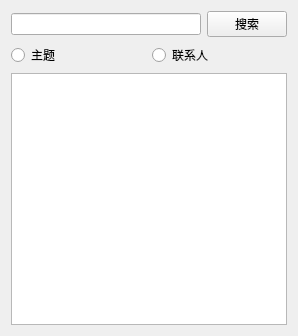
<?xml version="1.0" encoding="UTF-8"?>
<ui version="4.0">
 <class>SearchWidget</class>
 <widget class="QWidget" name="SearchWidget">
  <property name="geometry">
   <rect>
    <x>0</x>
    <y>0</y>
    <width>298</width>
    <height>336</height>
   </rect>
  </property>
  <property name="windowTitle">
   <string>Form</string>
  </property>
  <layout class="QVBoxLayout" name="verticalLayout">
   <item>
    <layout class="QHBoxLayout" name="horizontalLayout">
     <item>
      <widget class="QLineEdit" name="lineEdit"/>
     </item>
     <item>
      <widget class="QPushButton" name="pushButton">
       <property name="text">
        <string>搜索</string>
       </property>
      </widget>
     </item>
    </layout>
   </item>
   <item>
    <layout class="QHBoxLayout" name="horizontalLayout_2">
     <item>
      <widget class="QRadioButton" name="radioButton">
       <property name="text">
        <string>主题</string>
       </property>
      </widget>
     </item>
     <item>
      <widget class="QRadioButton" name="radioButton_2">
       <property name="text">
        <string>联系人</string>
       </property>
      </widget>
     </item>
    </layout>
   </item>
   <item>
    <widget class="QListView" name="listView"/>
   </item>
  </layout>
 </widget>
 <resources/>
 <connections/>
</ui>
